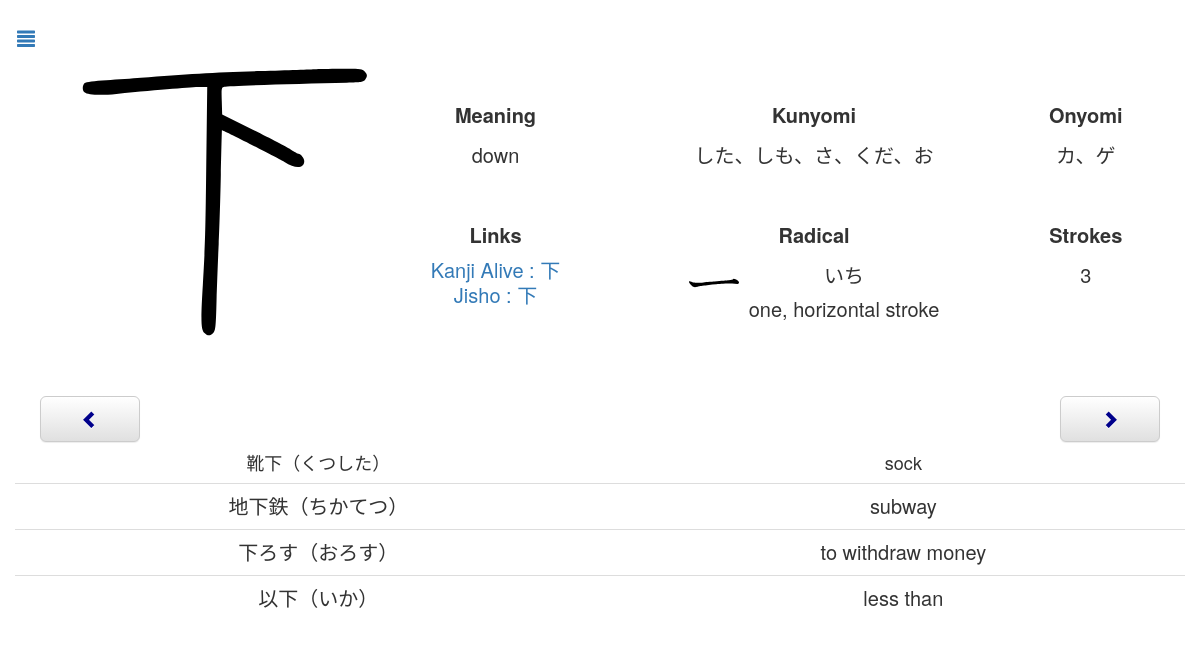
/review.php?id=451, run on an earlier commit of the app's database.
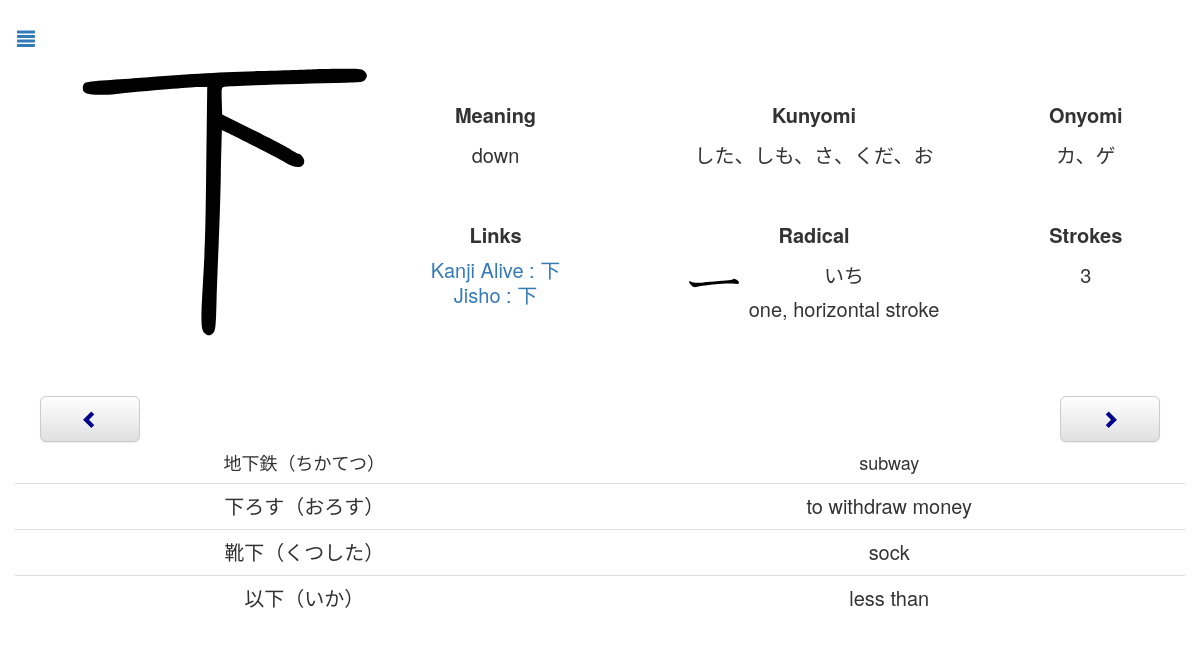
And on a later commit of the database.
### tables this page shows
CREATE TABLE `Vocabulary` (
  `id` int(11) NOT NULL AUTO_INCREMENT,
  `chara` text NOT NULL,
  `meaning` text NOT NULL,
  `day` int(11) NOT NULL DEFAULT 1,
  `dateNext` timestamp NOT NULL DEFAULT current_timestamp() ON UPDATE current_timestamp(),
  `toTestKanji` tinyint(4) NOT NULL DEFAULT 0,
  `toTestMeaning` tinyint(4) NOT NULL DEFAULT 0,
  `testable` tinyint(4) NOT NULL DEFAULT 1,
  `word` tinyint(4) NOT NULL DEFAULT 1,
  PRIMARY KEY (`id`)
);

### Connection.php (called while the page is built, shortened)
<?php
class Connection{
    private static $bdd = null;
    private function __construct(){
        try{
            self::$bdd = new PDO('mysql:host=0.0.0.0;dbname=kanji', 'root', '');
        }
        catch(Exception $e){
            die('Erreur : '.$e->getMessage());
        }
    }
    public static function getBdd(){
        return self::$bdd;
    }
}
?>

### Word.php (called while the page is built, shortened)
<?php
class Word{
    private $id;
    private $character;
    private $meaning;
    private $dateNext;
    private $toTestKanji;
    private $toTestMeaning;
    public function __construct($id, $character, $meaning, $day, $dateNext, $toTestKanji, $toTestMeaning, $testable, $word){
        $this->id=$id;
        $this->character=$character;
        $this->meaning=$meaning;
        $this->dateNext=$dateNext;
        $this->toTestKanji=$toTestKanji;
        $this->toTestMeaning=$toTestMeaning;
    }
    public function calculTime(){
        $time = time();
        $second = strtotime($this->dateNext)-$time;
        if($second>0) {
            $jour = floor($second / (60 * 60 * 24));
            $heure = floor(($second - $jour * 24 * 60 * 60) / (60 * 60));
            $minute = floor(($second - $heure * 60 * 60 - $jour * 24 * 60 * 60) / (60));
            $second = floor($second - $minute * 60 - $heure * 60 * 60 - $jour * 24 * 60 * 60);
        }
        else {
            $jour = ceil($second / (60 * 60 * 24));
            $heure = ceil(($second - $jour * 24 * 60 * 60) / (60 * 60));
            $minute = ceil(($second - $heure * 60 * 60 - $jour * 24 * 60 * 60) / (60));
            $second = ceil($second - $minute * 60 - $heure * 60 * 60 - $jour * 24 * 60 * 60);
        }
    }
    public function setToTestKanji($test){
        $this->toTestKanji=$test;
    }
    public function setToTestMeaning($test){
        $this->toTestMeaning=$test;
    }
    public function getId(){
        return $this->id;
    }
    public function getCharacter(){
        return $this->character;
    }
    public function getMeaning(){
        return $this->meaning;
    }
    public function getToTestKanji(){
        return $this->toTestKanji;
    }
    public function getToTestMeaning(){
        return $this->toTestMeaning;
    }
    public function getDateNext(){
        return $this->dateNext;
    }
}
include_once("Connection.php");
function getAllWordsW(){
    $req = Connection::getBdd()->query("SELECT * FROM Vocabulary WHERE word=1 ORDER BY dateNext");
    while($data = $req->fetch())
        $array[] = new Word($data['id'], $data['chara'], $data['meaning'], $data['day'], $data['dateNext'], $data['toTestKanji'], $data['toTestMeaning'], $data['testable'], $data['word']);
    if(isset($array)) return $array;
}
?>

### Kanji.php (called while the page is built, shortened)
<?php
class Kanji{
    private $id;
    private $character;
    private $dateNext;
    private $toTestKanji;
    private $toTestMeaning;
    public function __construct($id, $name, $character, $meaning, $kunyomi, $onyumi, $linkKanjiAlive, $day, $dateNext, $radicalChar, $radicalName, $radicalHiragana, $radicalMeaning, $strokes, $toTestKanji, $toTestMeaning, $testable){
        $this->id=$id;
        $this->character=$character;
        $this->dateNext = $dateNext;
        $this->toTestKanji=$toTestKanji;
        $this->toTestMeaning=$toTestMeaning;
    }
    public function calculTime(){
        $time = time();
        $second = strtotime($this->dateNext)-$time;
        if($second>0) {
            $jour = floor($second / (60 * 60 * 24));
            $heure = floor(($second - $jour * 24 * 60 * 60) / (60 * 60));
            $minute = floor(($second - $heure * 60 * 60 - $jour * 24 * 60 * 60) / (60));
            $second = floor($second - $minute * 60 - $heure * 60 * 60 - $jour * 24 * 60 * 60);
        }
        else {
            $jour = ceil($second / (60 * 60 * 24));
            $heure = ceil(($second - $jour * 24 * 60 * 60) / (60 * 60));
            $minute = ceil(($second - $heure * 60 * 60 - $jour * 24 * 60 * 60) / (60));
            $second = ceil($second - $minute * 60 - $heure * 60 * 60 - $jour * 24 * 60 * 60);
        }
    }
    public function setToTestKanji($test){
        $this->toTestKanji=$test;
    }
    public function setToTestMeaning($test){
        $this->toTestMeaning=$test;
    }
    public function getId(){
        return $this->id;
    }
    public function getCharacter(){
        return $this->character;
    }
    public function getDateNext(){
        return $this->dateNext;
    }
    public function getToTestKanji(){
        return $this->toTestKanji;
    }
    public function getToTestMeaning(){
        return $this->toTestMeaning;
    }
}
include_once("Connection.php");
function getAllKanji(){
    $req = Connection::getBdd()->query("SELECT * FROM Kanji ORDER BY dateNext");
    while($data = $req->fetch())
        $array[] = new Kanji($data['id'], $data['name'], $data['chara'], $data['meaning'], $data['kunyomi'], $data['onyomi'], $data['linkKanjiAlive'], $data['day'], $data['dateNext'], $data['radicalChar'], $data['radicalName'], $data['radicalHiragana'], $data['radicalMeaning'], $data['strokes'], $data['toTestKanji'], $data['toTestMeaning'], $data['testable']);
    if(isset($array)) return $array;
}
function getKanji($id){
     $req = Connection::getBdd()->query("SELECT * FROM Kanji WHERE id='".$id."'");
    while($data = $req->fetch())
        return new Kanji($data['id'], $data['name'], $data['chara'], $data['meaning'], $data['kunyomi'], $data['onyomi'], $data['linkKanjiAlive'], $data['day'], $data['dateNext'], $data['radicalChar'], $data['radicalName'], $data['radicalHiragana'], $data['radicalMeaning'], $data['strokes'], $data['toTestKanji'], $data['toTestMeaning'], $data['testable']);
}
function getNextKanjiId($id){
    $allKanji = getAllKanji();
    for($i=0;$i<count($allKanji);$i++){
        if($allKanji[$i]->getId() == $id)
            if($i == count($allKanji)-1)
                return $allKanji[0];
            else
                return $allKanji[$i+1];
    }
}
function getPreviousKanjiId($id){
    $allKanji = getAllKanji();
    for($i=0;$i<count($allKanji);$i++){
        if($allKanji[$i]->getId() == $id)
            if($i == 0)
                return $allKanji[count($allKanji)-1];
            else
                return $allKanji[$i-1];
    }
}
?>

### review.php (the view, shortened to what the changed rows need)
<?php
    include_once("Kanji.php");
    include_once("Word.php");
    if(isset($_GET["id"])){
       $kanji = getKanji($_GET["id"]);
        $nextKanjiId = getNextKanjiId($_GET["id"]);
        $previousKanjiId = getPreviousKanjiId($_GET["id"]);
    }
    else {
        $kanji = getReviewKanji();
        if (!isset($kanji))
            header('Location: index.php');
    }
    $allWords = getAllWordsW();
?>
<body>
    <div id="page" class="page">
        <table class="table">
<?php
    if(isset($allWords)){
        foreach ($allWords as $word){
            if (strpos($word->getCharacter(), $kanji->getCharacter()) !== false) {?>
            <tr <?php echo "onclick=document.location.href='vocabularyReview.php?id=".$word->getId()."&word=1'" ?> class="listKanji">
                <td><?php echo $word->getCharacter() ?></td>
                <td><?php echo $word->getMeaning() ?></td>
            </tr>
        <?php
            }
        }
    }?>
    </table>
    </div>
</body>
</html>

What changed in the data, as far as the page shows it:
changed vocabulary "靴下（くつした）": moves down the list
